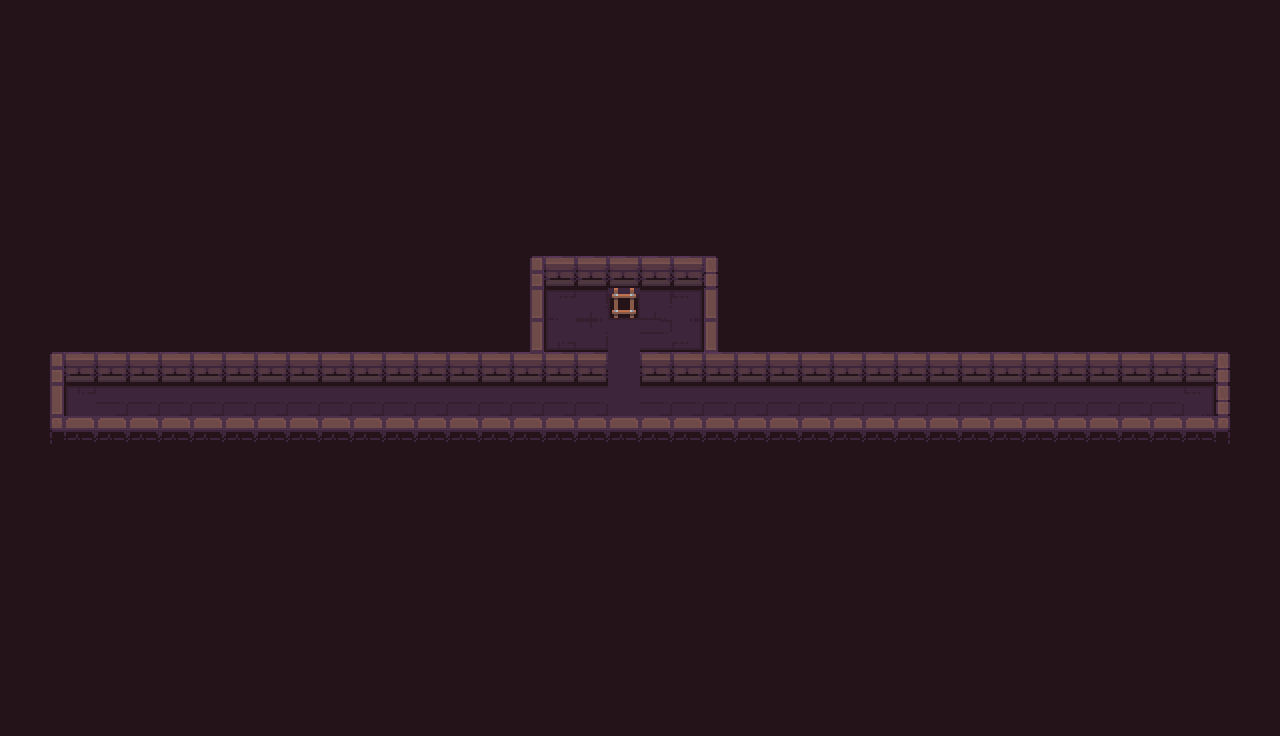

Rendered tile map (Tiled .tmx) drawn with the repository's tilesets; below, a short description and the full map source, tile grids included:
An orthogonal 40x23 tile map with 32x32 px tiles, 1 tile layer (Tile Layer 1) and 18 objects.

<map version="1.10" tiledversion="1.11.2" orientation="orthogonal" renderorder="right-down" width="40" height="23" tilewidth="32" tileheight="32" infinite="0" nextlayerid="10" nextobjectid="60">
 <tileset firstgid="1" source="Environment.tsx" />
 <layer id="1" name="Tile Layer 1" width="40" height="23">
  <data encoding="csv">
65,206,206,206,206,220,206,206,206,206,206,206,206,206,206,206,206,206,206,206,35,35,35,35,35,35,35,35,236,236,205,89,89,89,89,206,89,89,89,89,
206,206,206,206,206,220,220,206,206,206,206,206,206,206,206,206,51,51,206,206,51,51,51,206,206,206,35,236,236,236,205,236,236,206,89,89,89,236,89,236,
206,206,206,206,206,220,220,220,206,206,206,206,206,206,206,51,51,51,51,51,51,51,236,236,236,236,236,236,236,236,205,89,236,236,236,236,236,236,236,236,
206,206,206,206,220,220,51,51,51,51,51,51,51,51,51,51,51,51,51,51,51,51,51,51,51,77,236,236,35,206,205,89,89,89,206,206,220,236,50,236,
206,206,220,220,220,220,51,51,51,51,51,51,51,51,51,51,51,51,51,51,51,51,51,51,51,51,51,51,51,51,51,89,89,89,220,89,220,220,89,236,
206,238,220,220,220,220,220,51,51,51,51,51,51,51,51,51,51,51,51,51,51,51,51,51,51,51,51,51,51,51,51,51,220,220,220,220,220,220,236,236,
206,206,220,220,220,220,220,51,51,51,51,51,51,51,51,51,51,51,51,51,51,51,51,51,51,51,51,51,51,51,51,220,220,220,220,220,220,220,236,236,
206,206,220,220,220,220,220,51,51,51,51,51,51,51,51,51,51,51,51,51,51,51,51,51,51,51,51,51,51,51,220,220,220,220,205,220,220,220,236,236,
206,206,220,220,220,220,220,51,51,51,51,51,51,51,51,51,182,104,104,104,104,104,107,51,51,51,51,51,51,51,205,205,220,220,220,220,220,220,236,236,
206,206,220,220,220,220,220,220,51,51,51,51,51,51,51,51,198,119,120,216,120,122,203,51,51,51,51,51,51,51,51,205,220,220,220,220,220,220,236,236,
206,206,220,220,220,220,220,220,236,76,76,76,76,76,76,76,198,151,232,217,233,234,203,76,76,76,76,76,76,76,205,205,220,220,220,220,220,220,236,236,
206,182,104,104,104,104,104,104,104,104,104,104,104,104,104,104,104,104,104,217,104,104,104,104,104,104,104,104,104,104,104,104,104,104,104,104,104,104,107,236,
206,198,199,121,121,121,121,121,121,121,121,121,121,121,121,121,121,121,121,217,121,121,121,121,121,121,121,121,121,121,121,121,121,121,121,121,121,122,107,236,
205,246,249,249,249,249,249,249,249,249,249,249,249,249,249,249,249,249,249,249,249,249,249,249,249,249,249,249,249,249,249,249,249,249,249,249,249,249,251,236,
206,206,220,220,220,220,220,220,220,76,76,76,76,51,51,51,51,51,51,51,51,51,76,76,76,76,76,76,76,76,220,205,220,220,220,220,220,220,236,236,
206,206,220,220,220,220,220,220,220,76,51,51,76,51,51,51,51,51,51,51,51,51,51,51,51,51,51,51,51,51,51,51,220,220,220,220,220,220,236,236,
206,206,220,220,220,220,220,51,51,51,51,51,51,51,51,51,51,51,51,51,51,51,51,51,51,51,51,51,51,51,220,220,220,220,220,220,220,220,236,236,
206,206,220,220,238,238,220,220,238,51,51,51,51,51,51,51,51,51,51,51,51,51,51,51,51,51,51,51,51,51,51,220,220,220,220,89,89,220,220,236,
206,206,206,238,206,206,206,220,206,51,51,51,51,51,51,51,51,51,51,51,51,51,51,51,51,51,51,51,51,51,205,206,220,236,236,236,236,236,236,89,
206,206,206,206,206,206,206,206,206,51,51,51,51,51,51,51,51,51,51,51,51,51,51,51,51,51,51,51,51,51,205,236,220,89,89,89,236,236,89,50,
206,206,206,206,206,206,206,206,51,51,51,51,51,51,51,51,51,51,51,51,51,51,51,51,51,51,51,51,51,238,205,236,220,236,236,236,236,236,236,236,
206,206,206,206,206,206,206,206,206,206,206,206,206,206,51,51,51,206,206,206,206,206,51,51,51,51,51,51,236,236,205,89,236,236,89,89,89,89,89,89,
206,206,206,206,206,206,206,206,206,206,206,206,206,206,206,206,206,206,206,206,206,206,206,206,206,206,236,236,236,236,205,236,236,236,236,236,236,236,236,236
</data>
 </layer>
 <objectgroup id="8" name="Next Level">
  <object id="38" x="604.074" y="283.394" width="39" height="39" />
 </objectgroup>
 <objectgroup id="6" name="Item Layer">
  <object id="31" x="1183" y="383">
   <point />
  </object>
  <object id="34" x="66.6667" y="383">
   <point />
  </object>
 </objectgroup>
 <objectgroup id="7" name="Player Start">
  <object id="35" x="605.33" y="383.667">
   <point />
  </object>
 </objectgroup>
 <objectgroup id="9" name="Bullet Spawn">
  <object id="54" x="144" y="126">
   <point />
  </object>
  <object id="55" x="1118" y="112">
   <point />
  </object>
  <object id="56" x="1114" y="646">
   <point />
  </object>
  <object id="57" x="130" y="640">
   <point />
  </object>
  <object id="58" x="650" y="652">
   <point />
  </object>
  <object id="59" x="610" y="108">
   <point />
  </object>
 </objectgroup>
 <objectgroup id="5" name="Collision Layer">
  <object id="13" x="53.289" y="424.394" width="1165.25" height="47" />
  <object id="14" x="707.333" y="267.333" width="13.3333" height="33" />
  <object id="15" x="59.6663" y="308.666" width="480.333" height="62" />
  <object id="18" x="12.6327" y="349.395" width="46" height="75.001" />
  <object id="27" x="533.666" y="209" width="183.449" height="59.6667" />
  <object id="51" x="707.833" y="305.333" width="513.333" height="62" />
  <object id="52" x="1217" y="355.833" width="46" height="75.001" />
  <object id="53" x="529.333" y="271.5" width="13.3333" height="33" />
 </objectgroup>
</map>
